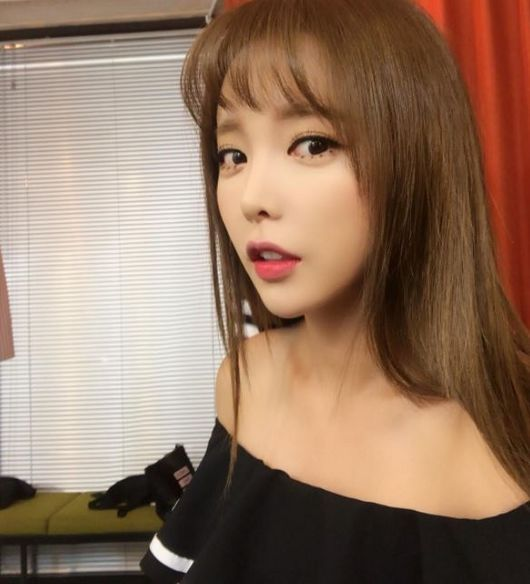
#> input picture AverageHash/ssamba_hong.jpg, 530 x 584 px
$ python avhash.py   (older library calls are emulated)
#> lines starting #> are read from the running program, lines starting #| are printed output that depends on the picture
from PIL import Image
import numpy as np

# Change the image data to use Average Hash
def average_hash(fname, size = 16):
    #open the image data
#> called with fname = 'ssamba_hong.jpg', size = 16
    img = Image.open(fname)
#> img is the input picture: PIL image 530x584 RGB; mean R, G, B 147.5, 119.2, 99.2
    #Convert to grayscale
    img = img.convert('L')
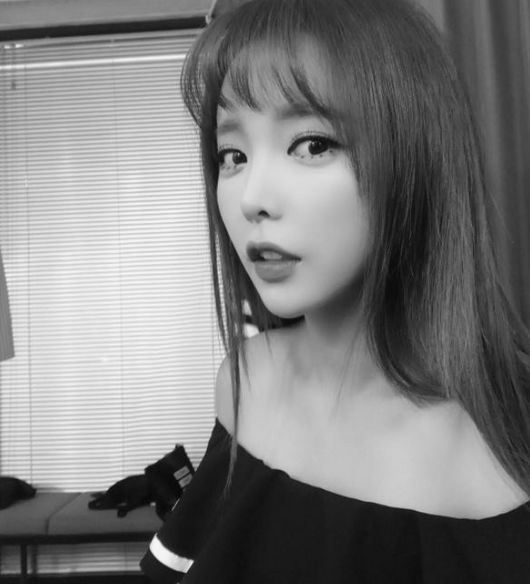
#> img: PIL image 530x584 L; min 2, max 250, mean 125.4
    #Resize
    img = img.resize((size, size), Image.ANTIALIAS)
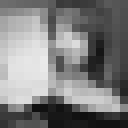
#> img: PIL image 16x16 L (shown 8 times larger); min 14, max 234, mean 125.5
    #Get the pixel data
    pixel_data = img.getdata()
    #Convert to numpy array
    pixels = np.array(pixel_data)
#> pixels = 256 values, max 234 at index 117, min 14 at index 212, mean 125.5
    #Convert to 2-dimen array
    pixels = pixels.reshape((size, size))
    #Get the Average
    avg = pixels.mean()
#> avg = 125.5
#> (printed output is left out)
    #If the data is bigger than avg, the value is 1. opposite is 0
    diff = 1 * (pixels > avg)
    return diff

# Convert to Binary Hash
def np2hash(ahash):
    bhash = []
    for nl in ahash.tolist():
        s1 = [str(i) for i in nl]
        s2 = "".join(s1)
        #convert the binary data to integer data
        i = int(s2, 2)
        bhash.append("%04x" % i)
#> this loop made 16 passes
#> (nl, i) on passes 1 to 12: ([0, 0, 0, 0, 0, 0, 0, 0, 0, 0, 0, 0, 0, 0, 0, 0], 0), ([1, 1, 1, 1, 1, 1, 0, 0, 0, 0, 0, 0, 0, 0, 0, 0], 64512), ([1, 1, 1, 1, 1, 1, 0, 1, 1, 0, 0, 0, 0, 0, 0, 0], 64896), ([1, 1, 1, 1, 1, 1, 0, 1, 1, 0, 0, 0, 0, 0, 0, 0], 64896), ([1, 1, 1, 1, 1, 1, 0, 1, 1, 1, 1, 0, 0, 0, 0, 0], 64992), ([1, 1, 1, 1, 1, 1, 1, 1, 1, 1, 1, 0, 0, 0, 0, 0], 65504), ([1, 1, 1, 1, 1, 1, 1, 1, 1, 1, 1, 0, 0, 0, 0, 0], 65504), ([1, 1, 1, 1, 1, 1, 1, 0, 1, 1, 0, 0, 0, 0, 0, 0], 65216), ([1, 1, 1, 1, 1, 1, 1, 0, 1, 0, 0, 0, 0, 0, 0, 0], 65152), ([1, 1, 1, 1, 1, 1, 1, 1, 1, 0, 1, 0, 0, 0, 0, 0], 65440), ([1, 1, 1, 1, 1, 1, 1, 1, 1, 1, 1, 1, 0, 0, 0, 0], 65520), ([1, 1, 1, 1, 1, 1, 1, 1, 1, 1, 1, 1, 1, 1, 0, 0], 65532)
#> after the loop, bhash = ['0000', 'fc00', 'fd80', 'fd80', 'fde0', 'ffe0', 'ffe0', 'fec0', 'fe80', 'ffa0', 'fff0', 'fffc', 'f8fe', '603f', '0000', '0000']
    return "".join(bhash)

#Print the Average Hash
ahash = average_hash('ssamba_hong.jpg')
print(ahash)
print(np2hash(ahash))
#| 0000fc00fd80fd80fde0ffe0ffe0fec0fe80ffa0fff0fffcf8fe603f00000000
